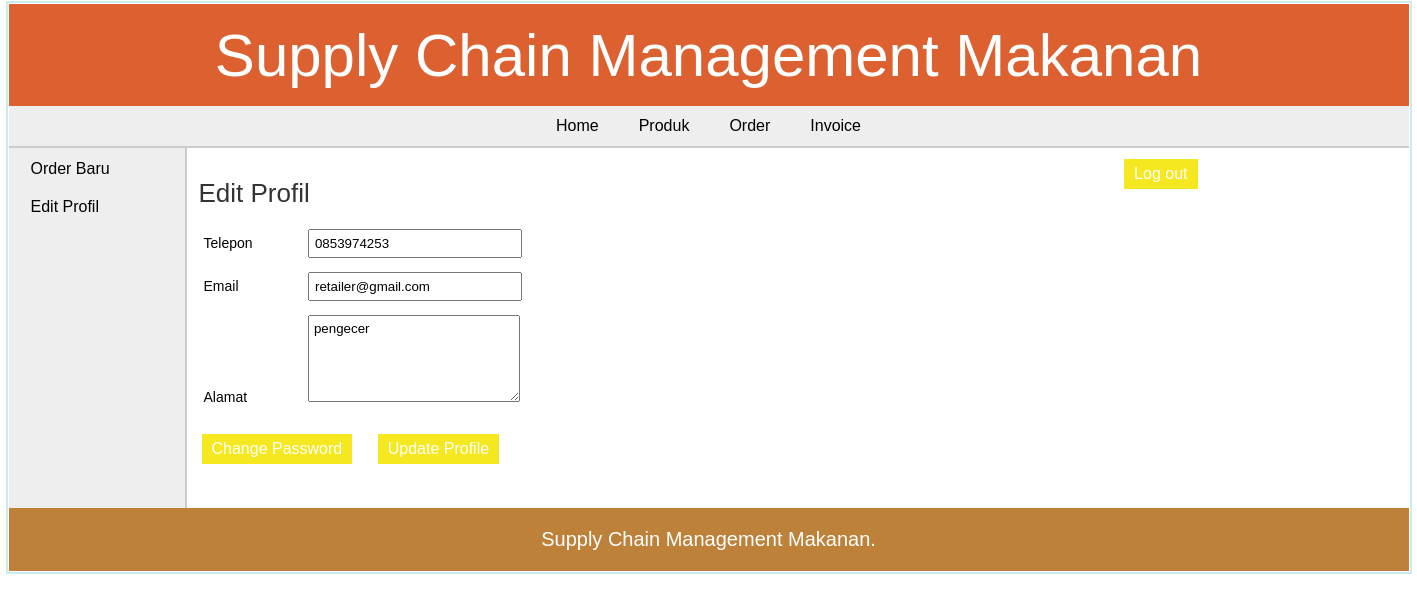
The app's page /retailer/edit_profile.php (signed in) with its own data.
### tables this page shows
CREATE TABLE `retailer` (
  `retailer_id` int(11) NOT NULL,
  `username` varchar(25) NOT NULL,
  `password` varchar(25) NOT NULL,
  `address` varchar(200) NOT NULL,
  `area_id` int(11) NOT NULL,
  `phone` varchar(12) NOT NULL,
  `email` varchar(50) DEFAULT NULL
);

### retailer/edit_profile.php (the view, shortened to what this page needs)
<?php
	include("../includes/config.php");
	if(isset($_SESSION['retailer_login'])) {
		$usernameErr = $passwordErr = $phoneErr = $emailErr = $requireErr = $confirmMessage = "";
		$id = $_SESSION['retailer_id'];
		$query_selectRetailer = "SELECT * FROM retailer WHERE retailer_id='$id'";
		$result_selectRetailer = mysqli_query($con,$query_selectRetailer);
		$row_selectRetailer = mysqli_fetch_array($result_selectRetailer);
	}
	else {
		header('Location:../index.php');
	}
?>
<!DOCTYPE html>
<html>
<head>
	<link rel="stylesheet" href="../includes/main_style.css" >
</head>
<body>
	<?php
		include("../includes/header.inc.php");
		include("../includes/nav_retailer.inc.php");
		include("../includes/aside_retailer.inc.php");
	?>
	<section>
		<h1>Edit Profil</h1>
		<form action="" method="POST" class="form">
		<ul class="form-list">
		<li>
			<div class="label-block"> <label for="retailer:phone">Telepon</label> </div>
			<div class="input-box"> <input type="text" id="retailer:phone" name="txtRetailerPhone" placeholder="Telepon" value="<?php echo $row_selectRetailer['phone']; ?>" /> </div> <span class="error_message"><?php echo $phoneErr; ?></span>
		</li>
		<li>
			<div class="label-block"> <label for="retailer:email">Email</label> </div>
			<div class="input-box"> <input type="text" id="retailer:email" name="txtRetailerEmail" placeholder="Email" value="<?php echo $row_selectRetailer['email']; ?>" required /> </div> <span class="error_message"><?php echo $emailErr; ?></span>
		</li>
		<li>
			<div class="label-block"> <label for="retailer:address">Alamat</label> </div>
			<div class="input-box"> <textarea type="text" id="retailer:address" name="txtRetailerAddress" placeholder="Alamat"><?php echo $row_selectRetailer['address']; ?></textarea> </div>
		</li>
		<li>
			<a href="change_password.php"><input type="button" value="Change Password" class="submit_button" /></a>
			<input type="submit" value="Update Profile" class="submit_button" /> <span class="error_message"> <?php echo $requireErr; ?> </span><span class="confirm_message"> <?php echo $confirmMessage; ?> </span>
		</li>
		</ul>
		</form>
	</section>
	<?php
		include("../includes/footer.inc.php");
	?>
</body>
</html>

### includes/main_style.css (style rules this page uses)
* { font-family: arial,sans-serif; margin:0px; padding:1px; }
body { width:1400px; margin:auto; border:2px solid #cbecec; }
li { list-style:none; margin:0px; }
a { text-decoration:none; }
label { margin:5px 1px; font-size:14px; }
.label-block { display:inline-block; width:100px; }
.input-box { display:inline-block; margin:5px 0px; }
.input-box input { width:200px; padding:5px 5px; margin:auto; }
.input-box textarea { width:200px; height:75px; padding:5px 5px; }
.submit_button { font-size:16px; margin-top:20px; margin-right:20px; padding:6px 10px; background-color:#f5e720; border:none; color:white; }
.error_message { margin-left:5px; color:red; }
.confirm_message { margin-left:5px; color:rgb(197, 224, 197); }
section { width:1000px; padding:10px; padding-bottom:40px; }
section h1 { margin-bottom:10px; font-weight:normal; color:#333; font-size: 26px; }

### records on screen
retailer: txtRetailerPhone "0853974253", txtRetailerEmail "retailer@gmail.com", txtRetailerAddress "pengecer"
